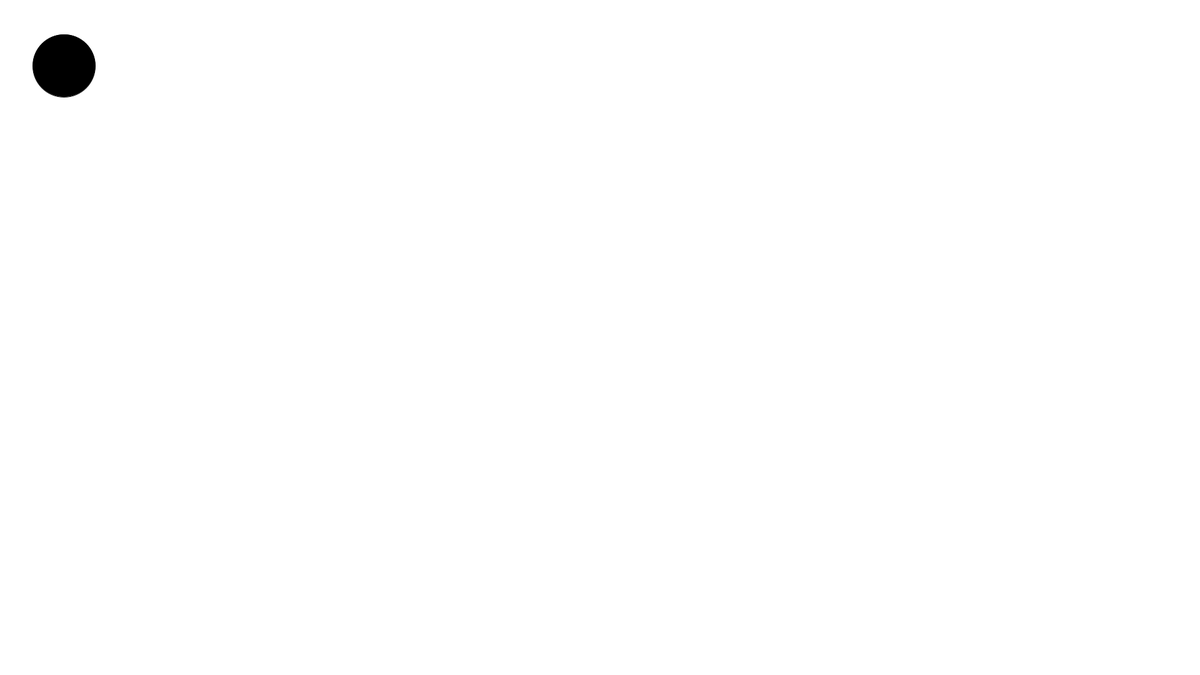
Frame 1 (no input)
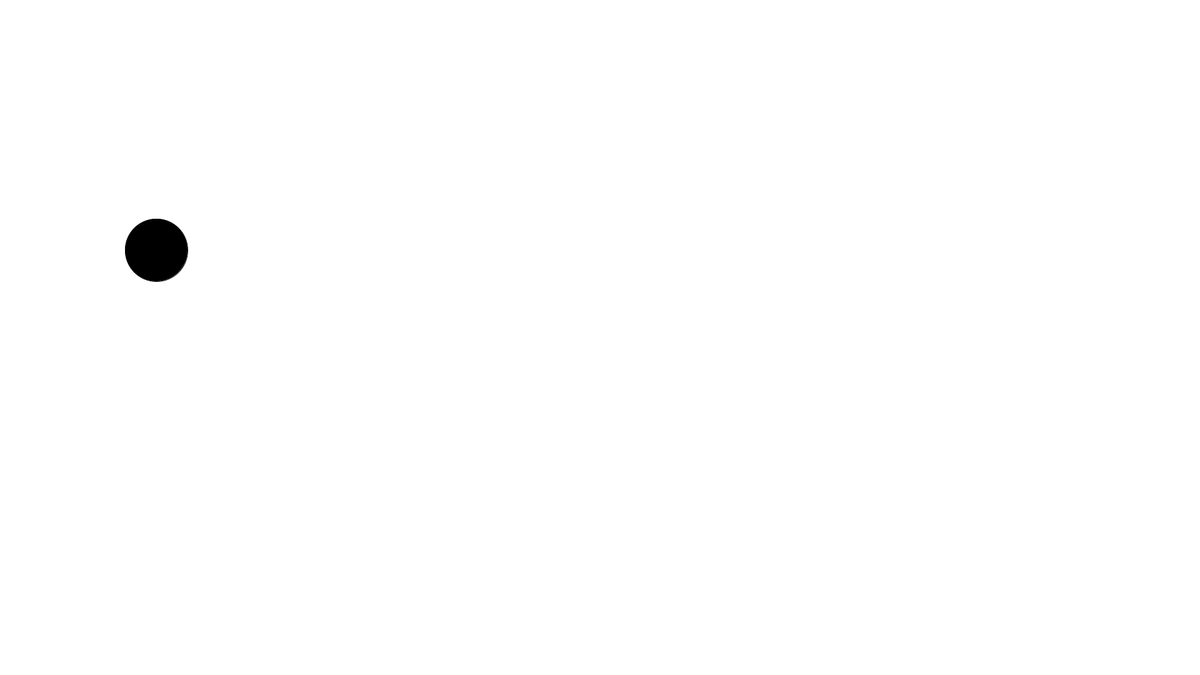
Frame 60 (the mouse pressed at the canvas centre just before this capture)
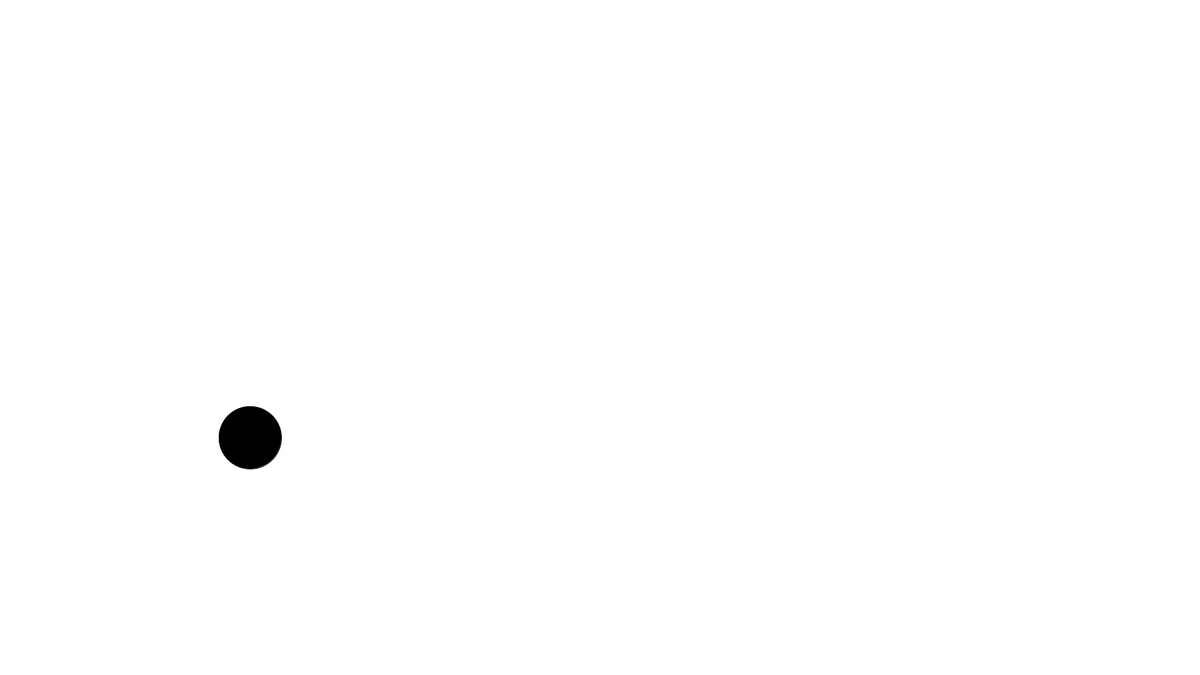
Frame 120 (the mouse held since frame 60 and released just before this capture)

The Processing sketch that drew these frames (run headless with seeded random() and noise(); from frame 60 on, the mouse is pressed at the canvas centre):

// Processing sketch: bouncingBall
// ── bouncingBall.pde
PVector location;
PVector velocity;

color fillColor;
color from = color(105, 66, 255);
color to = color(3, 200, 130);
void setup(){
 size(1920, 1080);
 location = new PVector(100, 100);
 velocity = new PVector(2.5, 5);
}

void draw(){
 background(255);
 location.add(velocity);
 
 if((location.x > width) || (location.x < 0)){
   velocity.x = velocity.x * -1;
   fillColor = color(random(255), random(255), random(255));
 }
 if((location.y > height) || (location.y < 0)){
  velocity.y = velocity.y * -1; 
  fillColor = color(random(255), random(255), random(255));
 }
 
 stroke(0);
 fill(fillColor);
 ellipse(location.x, location.y, 100, 100);
}
